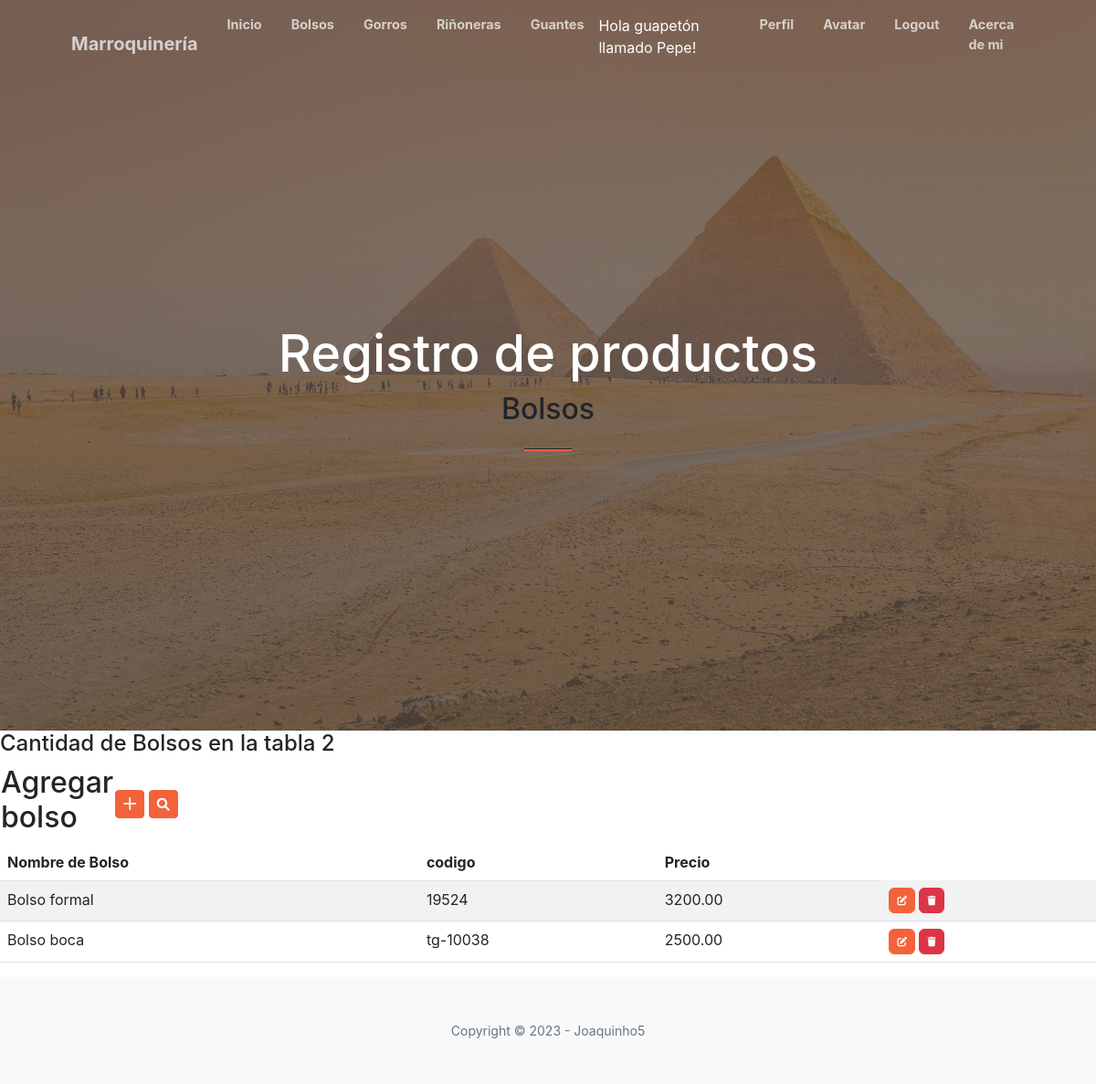
The page /bolsos/ (signed in) on the database as committed earlier.
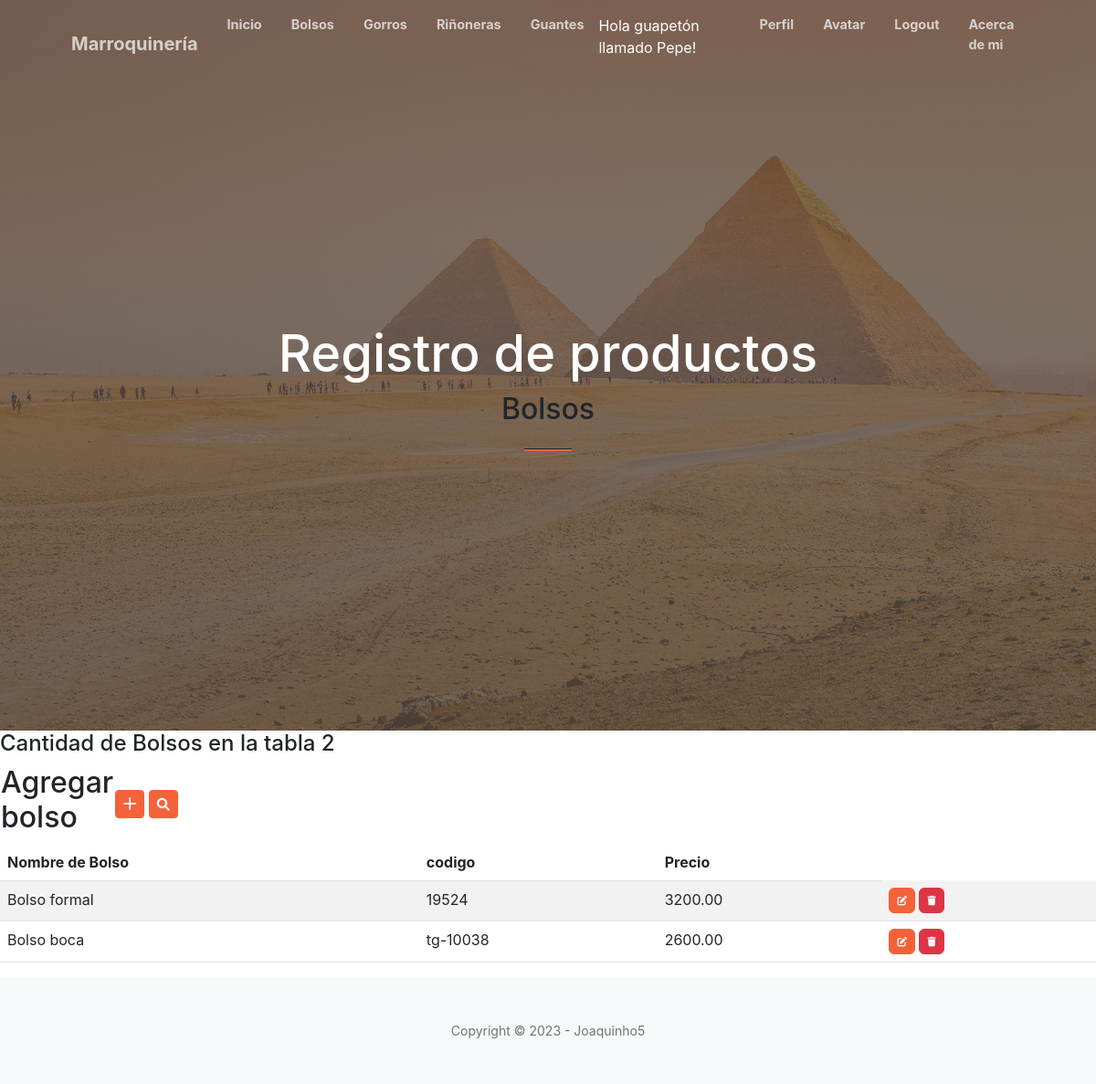
The same page on the database as committed later.
### aplicacion/models.py (models this page shows, shortened)
class Bolso(models.Model):
    nombre = models.CharField(max_length=200)
    codigo = models.CharField(max_length=200)
    precio = models.DecimalField(max_digits=10, decimal_places=2)

### aplicacion/views.py (the view)
# urls.py: path('bolsos/', bolso, name="bolso"),
@login_required
def bolso(request):
    contexto = {'Bolsos': Bolso.objects.all()}
    return render(request, "aplicacion/bolso.html", contexto)

### aplicacion/templates/aplicacion/bolso.html (shortened to what this page needs)
{% extends 'aplicacion/base.html' %}
{% load static %}
{% block titulo %}
    Bolsos
{% endblock titulo %}
{% block contenido %}
<h4>Cantidad de Bolsos en la tabla {{ Bolsos|length }}</h4>
<table>
    <tr>
        <td width="120"><h2>Agregar bolso</h2></td>
        <td>
            <a href="{% url 'createBolso' %}" class="btn btn-primary btn-sm">
                <i class="bi bi-plus-lg" title="New Record"></i>
            </a>
            <a href="{% url 'buscar_bolso' %}" class="btn btn-primary btn-sm">
                <i class="fa-solid fa-magnifying-glass"></i>
            </a>
        </td>
    </tr>
</table>
<table class="table table-striped">
    <thead>
        <tr>
            <th>Nombre de Bolso</th>
            <th>codigo</th>
            <th>Precio</th>
        </tr>
    </thead>
    <tbody>
{% for g in Bolsos %}
        <tr>
            <td>{{ g.nombre }}</td>
            <td>{{ g.codigo }}</td>
            <td>{{ g.precio }}</td>
            <td>
                <a href="{% url 'updateBolso' g.id %}" class="btn btn-primary" style="--bs-btn-padding-y: .25rem; --bs-btn-padding-x: .5rem; --bs-btn-font-size: .75rem;">
                </a>
                <a href="{% url 'deleteBolso' g.id %}" class="btn btn-danger" style="--bs-btn-padding-y: .25rem; --bs-btn-padding-x: .5rem; --bs-btn-font-size: .75rem;">
                </a>
            </td>
        </tr>
{% endfor %}
    </tbody>
</table>
{% endblock contenido %}

Rows that differ between the two databases and show on the page:
changed Bolso "Bolso boca": precio "2500.00" → "2600.00"
